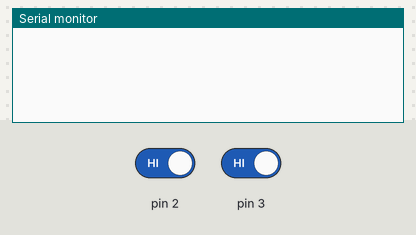
This sketch was run on a simulated Arduino Uno, built with avr-gcc and run on an emulated ATmega328P. Parts: the last lines printed to the serial monitor. Inputs (shaded band) come from the test bench; at power-on: pin 2 HIGH, pin 3 HIGH. EEPROM starts erased.

Above: at 1.2 s.
1.3 s: pin 2 driven LOW
At 1.45 s:
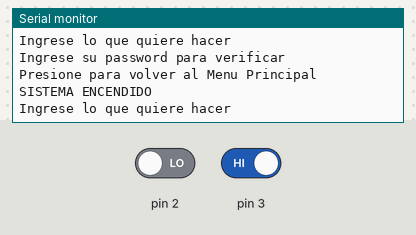
2.8 s: pin 2 driven HIGH and pin 3 driven LOW
4.4 s: pin 2 driven LOW
At 5.22 s:
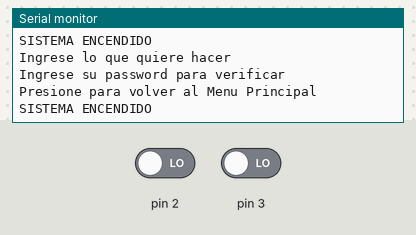
7.4 s: pin 2 driven HIGH
At 7.8 s:
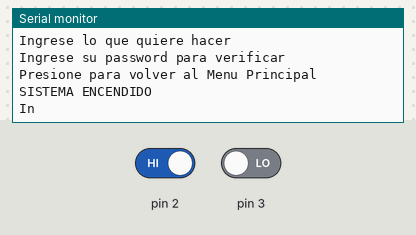
8.9 s: pin 3 driven HIGH
At 9.5 s:
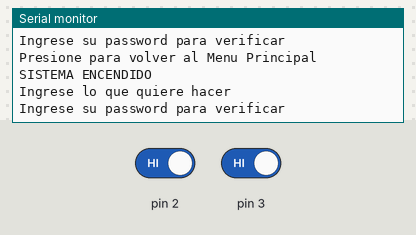

Measured:
- after the input at 1.3 s, the serial monitor: prints a new line at once (image 1)
- after the input at 4.4 s, the serial monitor: prints a new line after 0.09 s (image 2)
- after the input at 7.4 s, the serial monitor: prints a new line at once (image 3)
- after the input at 8.9 s, the serial monitor: prints a new line at once (image 4)

The sketch:

Vasquez_Juan_Cod_Deber7.ino
```cpp
#include <EEPROM.h>
 int on=0;
 int cont=0;
 int cad;
 int ent2;
int pass = 4563;
 String entrada;
void setup() {
cad=EEPROM.read(0);
EEPROM.update(0,4563);
Serial.begin(9600);
attachInterrupt(0,inicio,LOW);
attachInterrupt(1,contador,LOW);
}
void loop() {
    if(on==2){
      if(cont==1){
        if(Serial.available()>0){
          entrada=Serial.readString();
          cad=entrada.toInt();
          EEPROM.update(0,cad);
          Serial.println("password Guardado");
        }
      }
      if(cont==0){
        if(Serial.available()>0){
          entrada=Serial.readString();
          ent2=entrada.toInt();
          if(cad==ent2){
            Serial.println("password Correcto");
          }else{
            Serial.println("password Incorrecto");
          }
        }
      }
    }
}
void inicio(){
  switch(on){
    case 0:
    Serial.println("SISTEMA ENCENDIDO");
    Serial.println("Ingrese lo que quiere hacer");
    on++;
    break;
    case 1:
      switch(cont){
        case 1:
          Serial.println("Ingrese la nueva password");
        break;
        case 0:
          Serial.println("Ingrese su password para verificar");
        break;
      }
    on++;
    break;
    case 2:
    Serial.println("Presione para volver al Menu Principal");
    cont=0;
    on=0;
    break;
  }
}
void contador(){
  if(on==1){
    switch(cont){
      case 0:
        Serial.println("Actualizar contrasenia");
        cont=1;
      break;
       case 1:
       Serial.println("Verificar contrasenia");
        cont=0;
       break;
    }
  }
}
```
